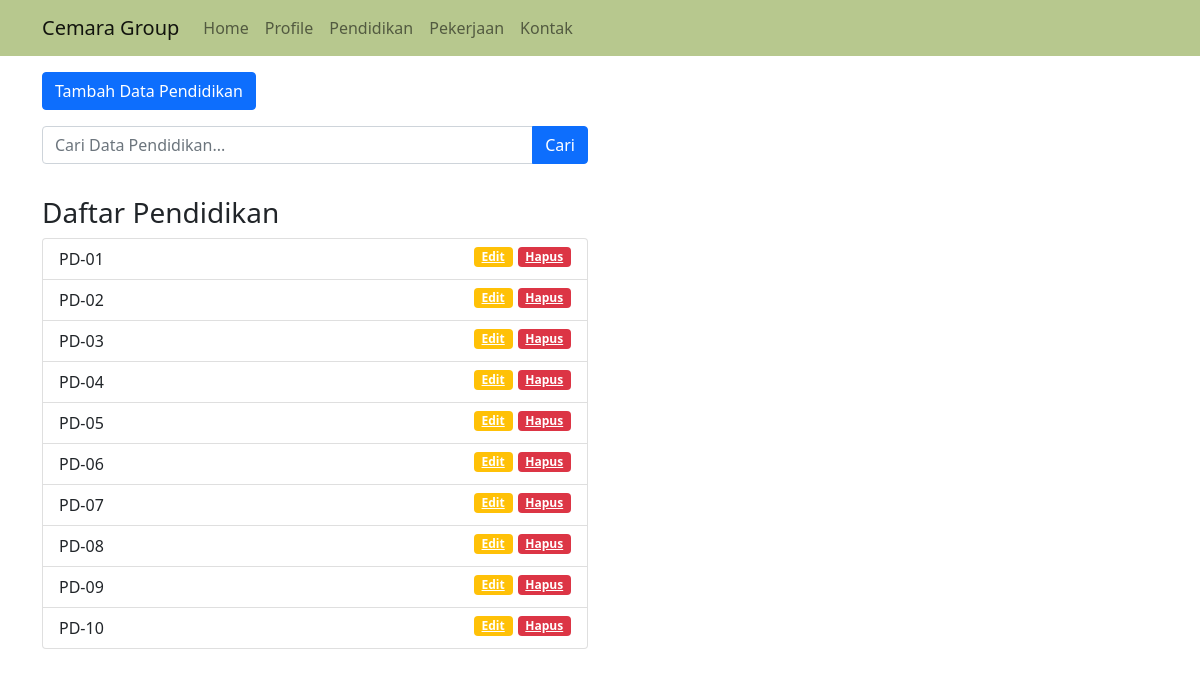
/index.php/pendidikan, run on the app's committed database.
### tables this page shows
CREATE TABLE `pendidikan` (
  `pend_id` varchar(10) NOT NULL,
  `profile_id` int(10) DEFAULT NULL,
  `jenjang` varchar(20) DEFAULT NULL,
  `nama_sekolah` varchar(20) DEFAULT NULL
);

### application/controllers/Pendidikan.php (called while the page is built, shortened)
<?php
class Pendidikan extends CI_Controller {
    public function __construct()
    {
        $this->load->model('Pendidikan_Model');
        $this->load->model('Profile_Model');
        $this->load->library('form_validation');
    }
    public function index()
    {
        $data['judul'] = 'Daftar Pendidikan';
        $data['pendidikan'] = $this->Pendidikan_Model->get_all_pendidikan();
        $data['profile'] = $this->Profile_Model->get_all_profile();
        $this->load->view('template/header', $data);
        $this->load->view('pendidikan/index', $data);
        $this->load->view('template/footer');
    }
}

### index.php (called while the page is built, shortened)
<?php
require_once BASEPATH.'core/CodeIgniter.php';

### application/models/Pendidikan_Model.php (called while the page is built, shortened)
<?php
class Pendidikan_Model extends CI_model {
    public function get_all_pendidikan()
    {
        return $this->db->get('pendidikan')->result_array();
    }
}

### application/views/pendidikan/index.php (the view, shortened to what this page needs)
<div class="container">
	<div class="row mt-3">
		<div class="col-md-6">
			<a href="<?= base_url(); ?>pendidikan/tambah" class="btn btn-primary">Tambah Data Pendidikan</a>
		</div>
	</div>
	<div class="row mt-3">
		<div class="col-md-6">
			<form action="" method="POST">
				<div class="input-group mb-3">
					<input type="text" class="form-control" placeholder="Cari Data Pendidikan..." name="keyword">
					<button class="btn btn-primary" type="submit">Cari</button>
				</div>
			</form>
		</div>
	</div>
	<div class="row mt-3">
		<div class="col-md-6">
			<h3>Daftar Pendidikan</h3>
			<ul class="list-group">
				<?php foreach( $pendidikan as $pend ) : ?>
				<li class="list-group-item"><?= $pend['pend_id'];?>
					<a href="<?= base_url(); ?>pendidikan/hapus/<?= $pend['pend_id']; ?>" class="badge bg-danger"
						style="float:right" onclick="return confirm('Apakah anda yakin ingin menghapus?');">Hapus</a>
					<a href="<?= base_url(); ?>pendidikan/edit/<?= $pend['pend_id']; ?>" class="badge bg-warning"
						style="float:right">Edit</a>
				</li>
				<?php endforeach; ?>
			</ul>
		</div>
	</div>
</div>

### assets/css/style.css (style rules this page uses)
.badge { margin-left: 5px; }

### data on the page
pendidikan: pend_id "PD-01"
pendidikan: pend_id "PD-02"
pendidikan: pend_id "PD-03"
pendidikan: pend_id "PD-04"
pendidikan: pend_id "PD-05"
pendidikan: pend_id "PD-06"
pendidikan: pend_id "PD-07"
pendidikan: pend_id "PD-08"
pendidikan: pend_id "PD-09"
pendidikan: pend_id "PD-10"
